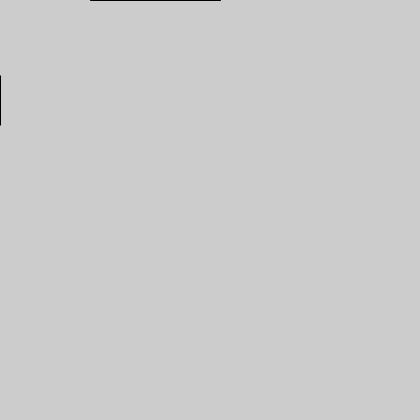
Frame 1 (no input)
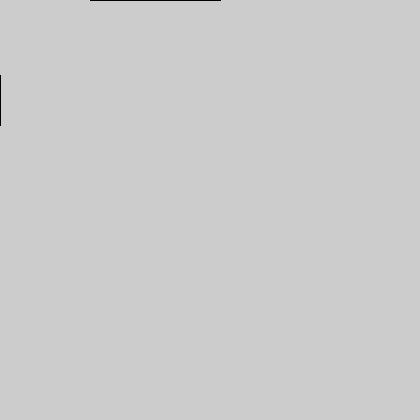
Frame 60 (the mouse pressed at the canvas centre just before this capture)
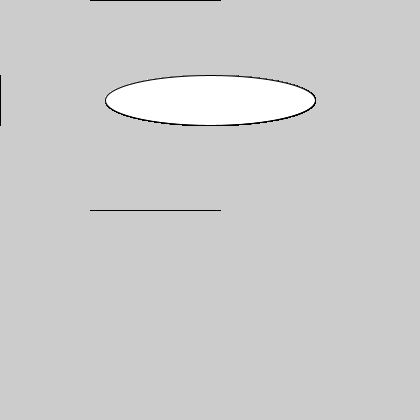
Frame 120 (the mouse held since frame 60 and released just before this capture)

The Processing sketch that drew these frames (run headless with seeded random() and noise(); from frame 60 on, the mouse is pressed at the canvas centre):

// Processing sketch: processing_44669
// ── processing_44669.pde

void setup() {
  size(420, 420);
  smooth();
}

void draw() {
  ellipse(mouseX, 100, mouseX, 50);
  line(90, mouseY, 220, mouseY);
}
